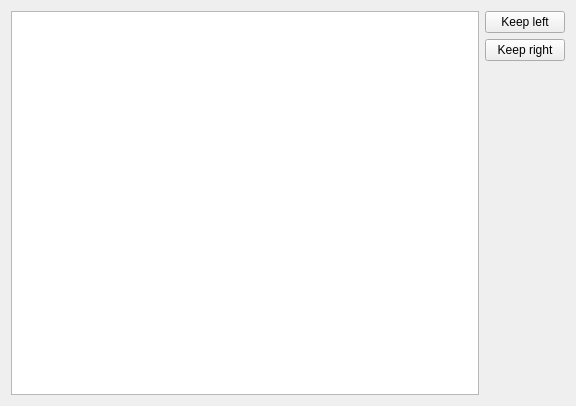
<?xml version="1.0" encoding="UTF-8"?>
<ui version="4.0">
 <class>MergeTreeView</class>
 <widget class="QWidget" name="MergeTreeView">
  <property name="geometry">
   <rect>
    <x>0</x>
    <y>0</y>
    <width>576</width>
    <height>406</height>
   </rect>
  </property>
  <property name="windowTitle">
   <string>Form</string>
  </property>
  <layout class="QHBoxLayout" name="horizontalLayout_2">
   <item>
    <widget class="MergeTreeWidget" name="treeWidget">
     <property name="horizontalScrollBarPolicy">
      <enum>Qt::ScrollBarAlwaysOff</enum>
     </property>
     <property name="defaultDropAction">
      <enum>Qt::MoveAction</enum>
     </property>
     <property name="headerHidden">
      <bool>true</bool>
     </property>
     <attribute name="headerVisible">
      <bool>false</bool>
     </attribute>
     <attribute name="headerDefaultSectionSize">
      <number>100</number>
     </attribute>
     <attribute name="headerStretchLastSection">
      <bool>true</bool>
     </attribute>
     <column>
      <property name="text">
       <string notr="true">Item</string>
      </property>
     </column>
     <column>
      <property name="text">
       <string>Actions</string>
      </property>
     </column>
    </widget>
   </item>
   <item>
    <layout class="QVBoxLayout" name="verticalLayout">
     <item>
      <widget class="QPushButton" name="pushButton">
       <property name="text">
        <string>Keep left</string>
       </property>
      </widget>
     </item>
     <item>
      <widget class="QPushButton" name="pushButton_2">
       <property name="text">
        <string>Keep right</string>
       </property>
      </widget>
     </item>
     <item>
      <spacer name="verticalSpacer">
       <property name="orientation">
        <enum>Qt::Vertical</enum>
       </property>
       <property name="sizeHint" stdset="0">
        <size>
         <width>20</width>
         <height>40</height>
        </size>
       </property>
      </spacer>
     </item>
    </layout>
   </item>
  </layout>
 </widget>
 <customwidgets>
  <customwidget>
   <class>MergeTreeWidget</class>
   <extends>QTreeWidget</extends>
   <header>Merge/mergetreewidget.h</header>
  </customwidget>
 </customwidgets>
 <resources/>
 <connections/>
</ui>
